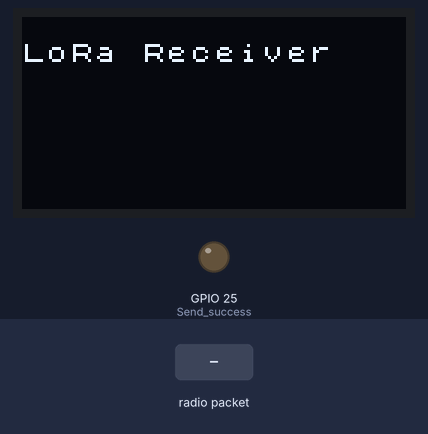
Simulated run of this sketch. Board: ESP32. Parts: 128×64 one-colour display, output pins drawn as LEDs (lit = HIGH). The test bench sets the inputs (shaded band). No radio packets arrive unless stated; what the sketch prints to the serial monitor is not drawn.

Above: at 2.2 s.
2.3 s: radio packet "1" arrives
At 4.5 s:
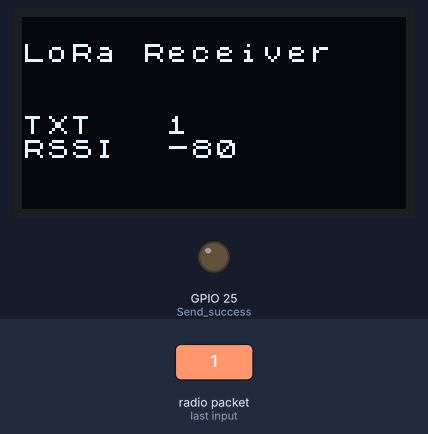
4.8 s: radio packet "0" arrives
At 5.6 s:
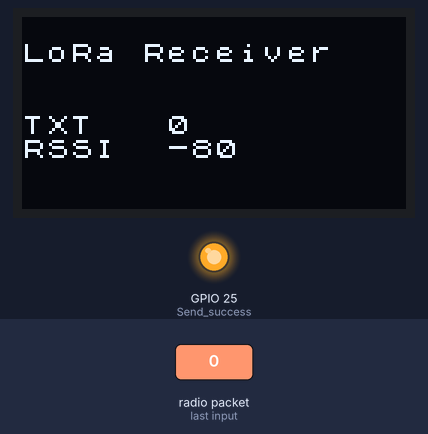
6.3 s: radio packet "2" arrives
At 8.2 s:
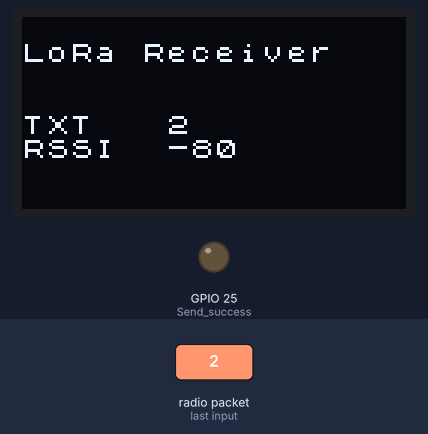
Timing chart, 0 to 9.7 s (numbered marks = the images above; inputs shaded):
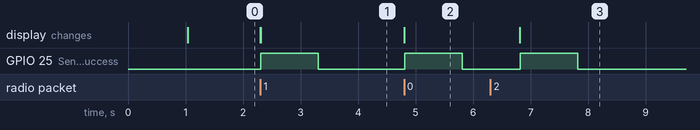

Measured:
- after the input at 2.3 s, GPIO 25 (Send_success): LOW → HIGH at once, → LOW 1.0 s later; the display: first changes at once (image 1 shows a later state)
- after the input at 4.8 s, GPIO 25 (Send_success): LOW → HIGH at once, → LOW 1.0 s later; the display: changes at once (image 2)
- after the input at 6.3 s, GPIO 25 (Send_success): LOW → HIGH after 0.51 s, → LOW 1.0 s later; the display: changes after 0.51 s (image 3)

The sketch:

EX18_LoRaReceiver.ino
```cpp
/*
 * EX18_LoRaReceiver
 * ทดสอบรับข้อมูลผ่านเครือข่าย LoRa พร้อมแสดงค่า RSSI
 * บนคลื่นความถี่ 433MHz
 */

#include <U8x8lib.h>
#include <LoRa.h>

String receivedText;
String receivedRssi;

// Pin definetion of WIFI LoRa 32
#define SCK     5    // GPIO5  -- SX127x's SCK
#define MISO    19   // GPIO19 -- SX127x's MISO
#define MOSI    27   // GPIO27 -- SX127x's MOSI
#define SS      18   // GPIO18 -- SX127x's CS
#define RST     14   // GPIO14 -- SX127x's RESET
#define DI0     26   // GPIO26 -- SX127x's IRQ(Interrupt Request)

#define BAND    923.2E6  //you can set band here directly,e.g. 868E6,915E6
#define PABOOST true

// the OLED used
U8X8_SSD1306_128X64_NONAME_SW_I2C u8x8(15,4,16);

void setup() {

  pinMode(25,OUTPUT); //Send success, LED will bright 1 second

  SPI.begin(5, 19, 27, 18);
  LoRa.setPins(SS, RST, DI0);

  Serial.begin(115200);
  delay(1000);

   LoRa.setTxPower(20);
  LoRa.setSpreadingFactor(12);
  LoRa.setCodingRate4(5);
  LoRa.setSignalBandwidth(125E3);
  LoRa.setPreambleLength(8);

  u8x8.begin();
  u8x8.setFont(u8x8_font_chroma48medium8_r);

  Serial.println("LoRa Receiver");
  u8x8.drawString(0, 1, "LoRa Receiver");

  if (!LoRa.begin(BAND,PABOOST )) {
    Serial.println("Starting LoRa failed!");
    u8x8.drawString(0, 1, "Starting LoRa failed!");
    while (1);
  }
}

void loop() {

  // try to parse packet
  int packetSize = LoRa.parsePacket();
  if (packetSize) {
    // received a packet
    Serial.print("Received packet '");
    u8x8.drawString(0, 4, "TXT");

  String incoming = "";

  while (LoRa.available())
  {
    incoming += (char)LoRa.read();
  }

    receivedText = incoming;
    char currentid[64];
    receivedText.toCharArray(currentid, 64);
    u8x8.drawString(6, 4, currentid);
    //print Received Text
    Serial.print(receivedText);

    // print RSSI of packet
    Serial.print("' with RSSI ");
    Serial.println(LoRa.packetRssi());
    u8x8.drawString(0, 5, "RSSI");
    receivedRssi = LoRa.packetRssi();
    char currentrs[64];
    receivedRssi.toCharArray(currentrs, 64);
    u8x8.drawString(6, 5, currentrs);

    digitalWrite(25, HIGH);   // turn the LED on (HIGH is the voltage level)
    delay(1000);              // wait for a second
    digitalWrite(25, LOW);    // turn the LED off by making the voltage LOW
    delay(1000);              // wait for a second
  }

}
```
